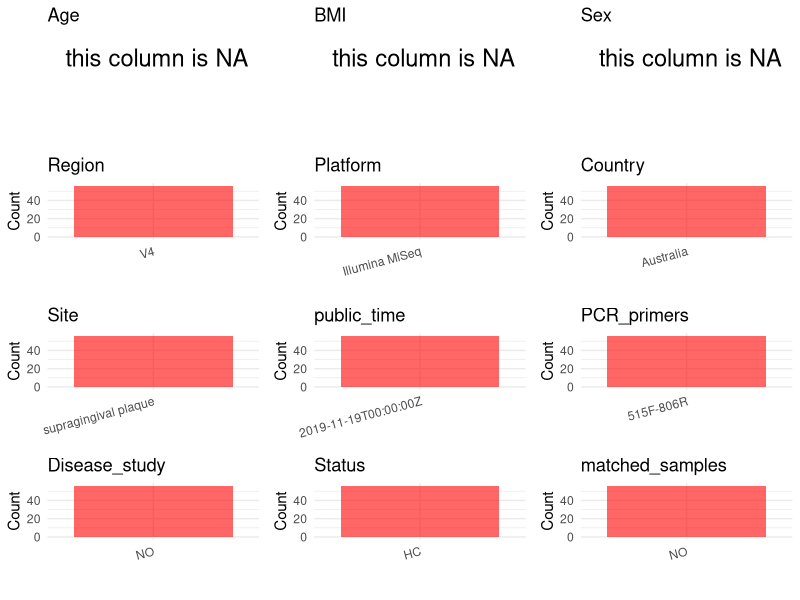

R code for this plot: (Note: this script raises an error after producing the figure.)
## ---- chunk 1
# Load necessary libraries
library(dplyr)
library(ggplot2)
library(cowplot)

# Set working directory (update this path to your local directory)
setwd("D:/studylearning/董彪师兄项目/任务4_20251009/PRJEB34486")

# Read the initial metadata files
initial_meta<-read.csv("SraRunTable.csv",header = T)

# Display the first few rows of the metadata
head(initial_meta)
## ---- chunk 2
# Create a uniform metadata dataframe
metadata <- data.frame(
  BioProject = initial_meta$BioProject,
  Run = initial_meta$Run,
  sample_name = initial_meta$Sample_name,
  Age = NA,
  BMI = NA,
  Sex= NA,
  Region = "V4",
  Platform = initial_meta$Instrument,
  Country = initial_meta$geo_loc_name_country,
  Site = "supragingival plaque",
  public_time = initial_meta$ReleaseDate,
  stringsAsFactors = FALSE
)
## ---- chunk 3
# Add information obtained from the publication
metadata$PCR_primers <- "515F-806R"  # Update based on the publication
metadata$title <- "Storage media and not extraction method has the biggest impact on recovery of bacteria from the oral microbiome"
metadata$Disease_study <- "NO"
metadata$Status <- "HC"

#extract subject id by remove prefix of sample_name
#metadata$sample_name <- gsub("_st|_sal", "", metadata$sample_name)

# Check initial data distribution
cat("Initial sample distribution:\n")
table(metadata$sample_name)
table(metadata$Site)

# Calculate sampling frequency per subject
sample_counts <- table(metadata$sample_name)
cat("\nNumber of samples per subject:\n")
print(sample_counts)

# Create matched_samples column
metadata$matched_samples <- ifelse(metadata$sample_name %in% names(sample_counts[sample_counts >= 2]), "YES", "NO")

cat("\nMatched samples distribution:\n")
table(metadata$matched_samples)

# Identify samples for removal: single samples excluding supragingival plaque 
single_samples <- names(sample_counts[sample_counts == 1])
samples_to_remove <- metadata$sample_name %in% single_samples & !(metadata$Site %in% c("supragingival plaque"))

cat("\nNumber of samples to be removed:", sum(samples_to_remove), "\n")

# Remove identified samples
metadata_clean <- metadata[!samples_to_remove, ]

cat("\nFinal sample distribution after cleaning:\n")
table(metadata_clean$sample_name)
table(metadata_clean$Site)
table(metadata_clean$matched_samples)

# Use cleaned dataset for subsequent analysis
metadata <- metadata_clean
## ---- chunk 4
# Check the number of unique runs and sample names
print(paste("Number of unique runs:", length(unique(metadata$Run))))
print(paste("Number of unique sample names:", length(unique(metadata$sample_name))))
## ---- chunk 5
# Select columns for visualization
plot_data <- metadata %>%
  select(-BioProject, -Run, -sample_name, -title)

# Function to create simple plots for each column
create_simple_plots <- function(data) {
  plots <- list()
  
  for (col in colnames(data)) {
    # Check if the column is all NA
    if (all(is.na(data[[col]]))) {
      # Create an empty plot with text indicating all NA
      p <- ggplot() +
        annotate("text", x = 0.5, y = 0.5, label = "this column is NA", size = 6) +
        labs(title = col) +
        theme_void()
    } else if (is.numeric(data[[col]])) {
      # Numeric variable: histogram
      p <- ggplot(data, aes(x = .data[[col]])) +
        geom_histogram(fill = "blue", alpha = 0.6, bins = 20, na.rm = TRUE) +
        labs(title = col) +
        theme_minimal()
    } else {
      # Categorical variable: bar plot (remove NA values)
      count_data <- as.data.frame(table(data[[col]], useNA = "ifany"))
      p <- ggplot(count_data, aes(x = reorder(Var1, -Freq), y = Freq)) +
        geom_col(fill = "red", alpha = 0.6) +
        labs(title = col, x = NULL, y = "Count") +
        theme_minimal() +
        theme(axis.text.x = element_text(angle = 15, hjust = 1))
    }
    plots[[col]] <- p
  }
  
  return(plots)
}

# Generate and arrange plots
plots <- create_simple_plots(plot_data)
p<-plot_grid(plots$Age, 
          plots$BMI, 
          plots$Sex, 
          plots$Region, 
          plots$Platform, 
          plots$Country, 
          plots$Site,
          plots$public_time, 
          plots$PCR_primers,
          plots$Disease_study,
          plots$Status,
          plots$matched_samples,# add 
          ncol = 3, align = "hv", axis = "lb")
ggsave("Metadata_Summary.png", plot = p, width = 8, height = 6, dpi = 150, bg = "white")
## ---- chunk 6
knitr::include_graphics("Metadata_Summary.png")
## ---- chunk 7
# Reorder columns to match the desired format
metadata <- metadata[, c(
  "BioProject", "Run", "sample_name", "Age", "BMI", "Sex", 
  "Region", "Platform", "Country", "Site", "public_time", 
  "PCR_primers", "title", "Disease_study", "Status","matched_samples"
)]

# Export the uniform metadata to a CSV file
write.csv(metadata, file = "metadata.csv", quote = FALSE)
head(metadata)
